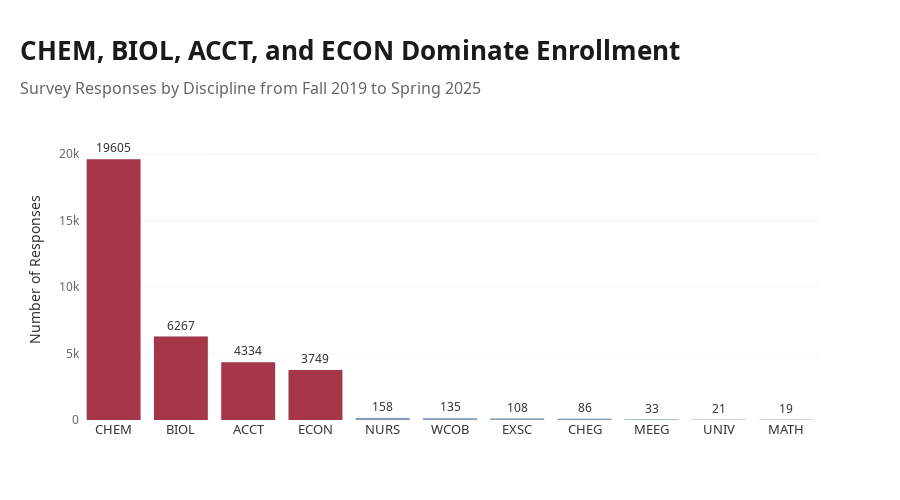

Here is the notebook cell this chart was saved with:
### Code cell
# Count disciplines and sort.
discipline_counts = consolidated_df['Discipline'].value_counts().sort_values(ascending=False)

# Define major disciplines for color coding.
major_disciplines = ['CHEM', 'BIOL', 'ACCT', 'ECON']

# Create colors - major disciplines in dark blue, others in lighter blue.
colors = ['#9D2235' if disc in major_disciplines else '#7C96B6' 
          for disc in discipline_counts.index]

# Create single bar chart
fig = go.Figure()

fig.add_trace(go.Bar(
    x=discipline_counts.index,
    y=discipline_counts.values,
    marker=dict(
        color=colors,
        line=dict(color='rgba(26, 51, 84, 0.2)', width=0.5),
        opacity=0.9
    ),
    text=discipline_counts.values,
    textposition='outside',
    textfont=dict(family='Noto Sans, sans-serif', size=12, color='#333333'),
    showlegend=False
))

fig.update_layout(
    title=dict(
        text='<b>CHEM, BIOL, ACCT, and ECON Dominate Enrollment</b><br><span style="font-size:16px; color:#666666; font-weight:500">Survey Responses by Discipline from Fall 2019 to Spring 2025</span>',
        font=dict(family='Noto Sans, sans-serif', size=26, color='#1a1a1a'),
        x=0,
        xanchor='left',
        pad=dict(l=20)
    ),
    xaxis=dict(
        title='',
        tickfont=dict(family='Noto Sans, sans-serif', size=13, color='#333333'),
        showgrid=False
    ),
    yaxis=dict(
        title=dict(
            text='Number of Responses',
            font=dict(family='Noto Sans, sans-serif', size=14, color='#333333')
        ),
        tickfont=dict(family='Noto Sans, sans-serif', size=12, color='#666666'),
        showgrid=True,
        gridcolor='rgba(224, 224, 224, 0.3)',
        range=[0, discipline_counts.max() * 1.15]  # Add 15% padding to top
    ),
    plot_bgcolor='white',
    paper_bgcolor='white',
    height=500,
    margin=dict(l=80, r=80, t=120, b=80)
)

fig.show()

### Figure 1 — Plotly figure (JSON) as saved in the notebook; plotly's stock layout.template omitted (floating-point values rounded to 4 significant figures)
{"data": [{"marker": {"color": ["#9D2235", "#9D2235", "#9D2235", "#9D2235", "#7C96B6", "#7C96B6", "#7C96B6", "#7C96B6", "#7C96B6", "#7C96B6", "#7C96B6"], "line": {"color": "rgba(26, 51, 84, 0.2)", "width": 0.5}, "opacity": 0.9}, "showlegend": false, "text": [19600.0, 6267.0, 4334.0, 3749.0, 158.0, 135.0, 108.0, 86.0, 33.0, 21.0, 19.0], "textfont": {"color": "#333333", "family": "Noto Sans, sans-serif", "size": 12}, "textposition": "outside", "type": "bar", "x": ["CHEM", "BIOL", "ACCT", "ECON", "NURS", "WCOB", "EXSC", "CHEG", "MEEG", "UNIV", "MATH"], "y": [19605, 6267, 4334, 3749, 158, 135, 108, 86, 33, 21, 19]}], "layout": {"height": 500, "margin": {"b": 80, "l": 80, "r": 80, "t": 120}, "paper_bgcolor": "white", "plot_bgcolor": "white", "title": {"font": {"color": "#1a1a1a", "family": "Noto Sans, sans-serif", "size": 26}, "pad": {"l": 20}, "text": "<b>CHEM, BIOL, ACCT, and ECON Dominate Enrollment</b><br><span style=\"font-size:16px; color:#666666; font-weight:500\">Survey Responses by Discipline from Fall 2019 to Spring 2025</span>", "x": 0, "xanchor": "left"}, "xaxis": {"showgrid": false, "tickfont": {"color": "#333333", "family": "Noto Sans, sans-serif", "size": 13}, "title": {"text": ""}}, "yaxis": {"gridcolor": "rgba(224, 224, 224, 0.3)", "range": [0, 22550.0], "showgrid": true, "tickfont": {"color": "#666666", "family": "Noto Sans, sans-serif", "size": 12}, "title": {"font": {"color": "#333333", "family": "Noto Sans, sans-serif", "size": 14}, "text": "Number of Responses"}}}}
